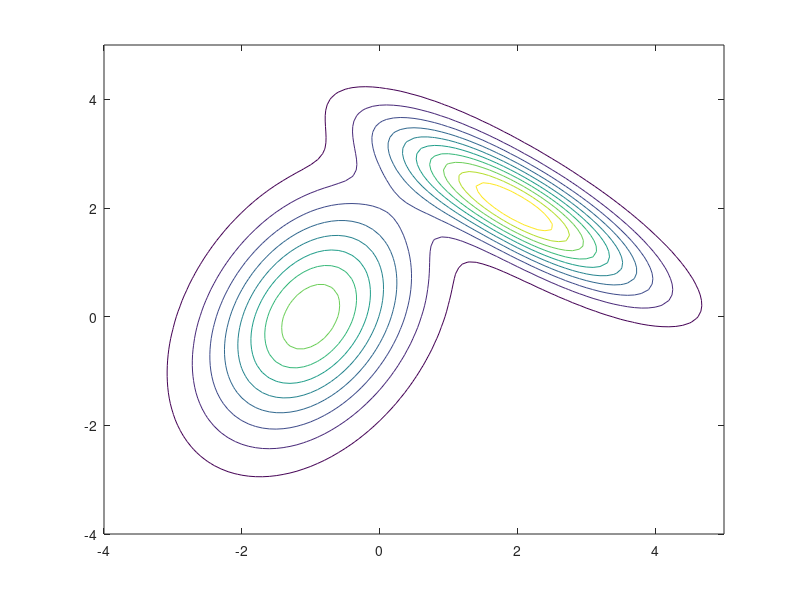
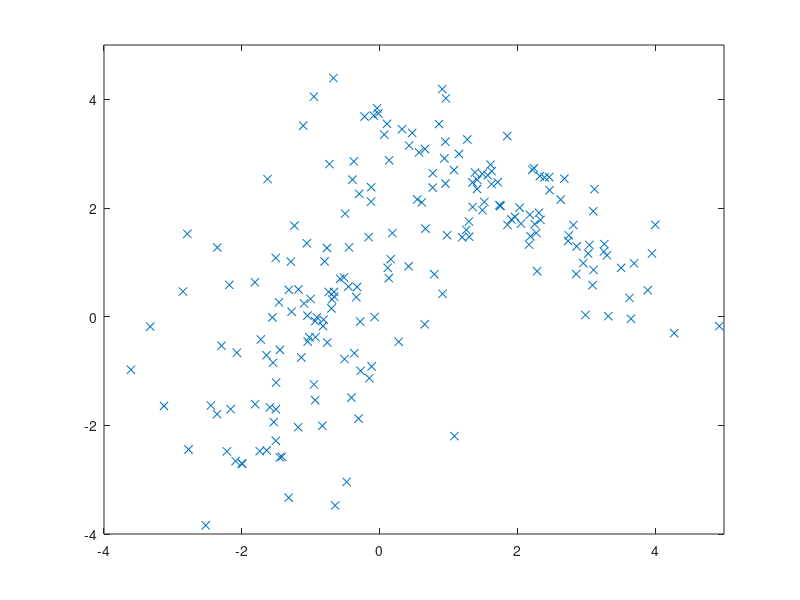

MATLAB code for these plots, in order:
rng(1000,'twister');

clear; clc; close all;

% first gaussian
mu1 = [-1 0];
Sigma1 = [1 .5; .5 2];
R1 = chol(Sigma1);

% second gaussian
mu2 = [2 2];
Sigma2 = [1.5 -1; -1 1];
R2 = chol(Sigma2);

% mixture weight (prior probability of a mixture)
mixtures = [0.6 0.4];

% gaussian mixture density contour plot
xrange = (-5:0.1:5)';
yrange = (-5:0.1:5)';
% compute values for all (x,y) in xrange, yrange
[xx, yy] = meshgrid(xrange, yrange);
zz = mixtures(1)*mvnpdf([xx(:),yy(:)],mu1,Sigma1) + mixtures(2)*mvnpdf([xx(:),yy(:)],mu2,Sigma2);
zz = reshape(zz,length(xrange),length(yrange));
figure;
contour(xrange,yrange,zz); % x corresponds to column of z
axis([-4,5,-4,5]);

% random samples from gaussian mixture
N = 200;
zs = randsample([1,2],N,true,mixtures); % sample classes
N1 = sum(zs == 1);
N2 = sum(zs == 2);
x1 = repmat(mu1,N1,1) + randn(N1,2)*R1;
x2 = repmat(mu2,N2,1) + randn(N2,2)*R2;
x = [x1;x2];
figure;
plot(x(:,1),x(:,2), 'x');
axis([-4,5,-4,5]);

